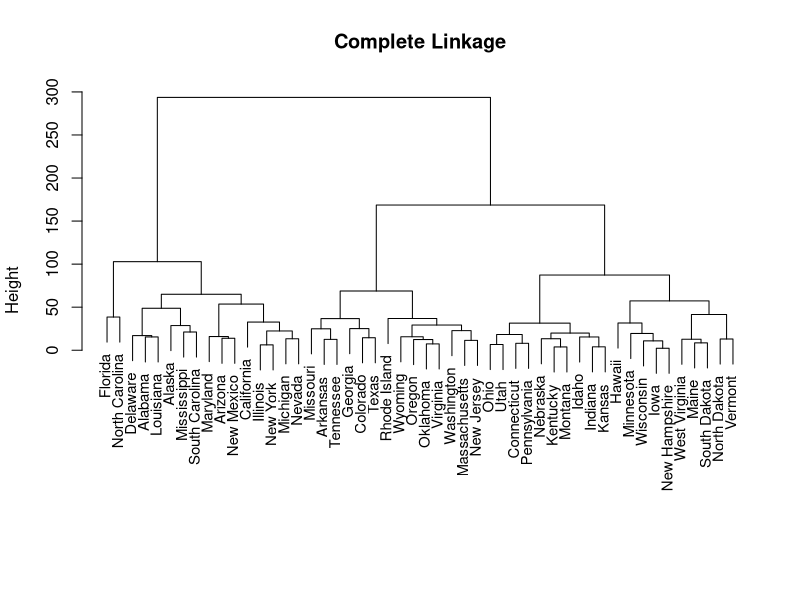
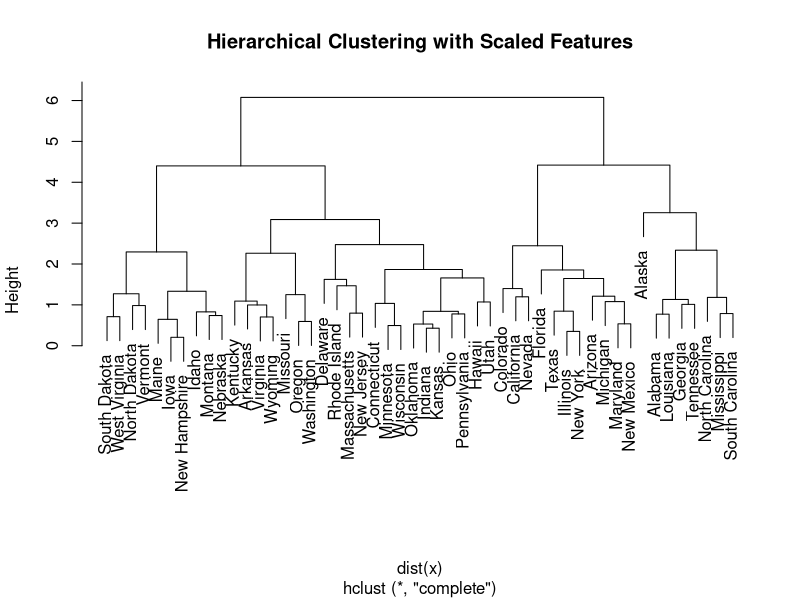

Generate these figures, in order, with R:
#Exercise 12.9 from Introduction to Statistical Learning
rm(list = ls())
set.seed(2022)

x <- data.matrix(USArrests)#USArrests data apart of the base R package. Created in 1975.
x 
dist(x)



#Using hierarchical clustering with complete linkage and Euclidean distance, cluster the states.
hc.complete <- hclust(dist(x), method = "complete") 
hc.complete
plot(hc.complete, main = "Complete Linkage",
     xlab = "", sub = "", cex = .9)




#Cut the dendrogram at a height that results in three distinct clusters.
cutree(hc.complete,3)




#Hierarchically cluster the states using complete linkage and Euclidean distance, after scaling the variables to have standard deviation one.
x <- data.matrix(scale(USArrests))
x
hc.complete <- hclust(dist(x), method = "complete") 
hc.complete
plot(hclust(dist(x), method = "complete"),
     main = "Hierarchical Clustering with Scaled Features")







